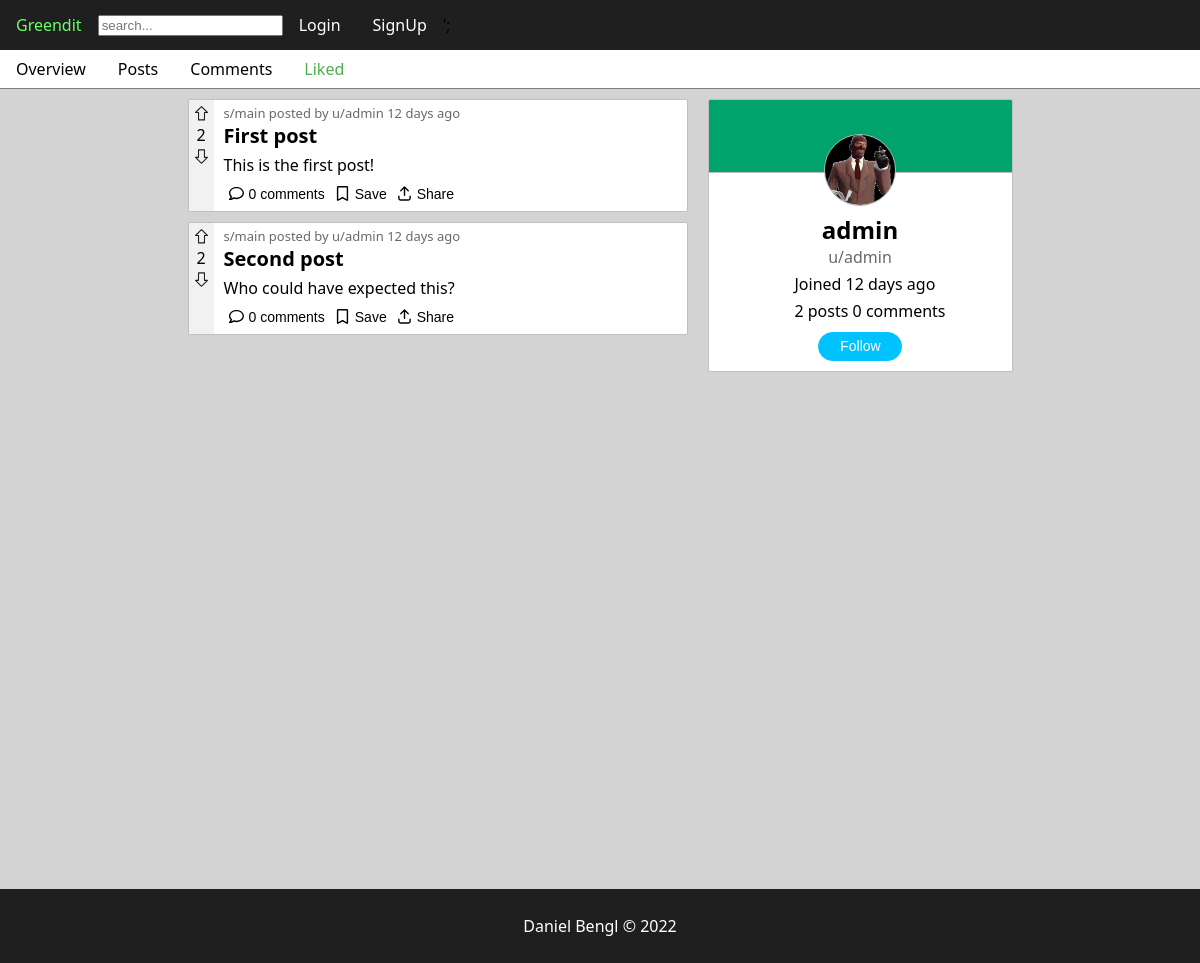
Screenshot of /users/admin/liked with the database file from the repository.
### tables this page shows
create table if not exists users (
    user_id int not null auto_increment,
    email varchar(45) null default null,
    username varchar(45) not null,
    password varchar(256) not null,
    created_at datetime not null default current_timestamp,
    primary key (user_id)
);

create table if not exists post_likes (
    like_id int not null auto_increment,
    user_id int not null,
    post_id int not null,
    primary key (like_id),
    index fk_likes_posts1_idx (post_id asc) visible,
    index fk_likes_users1_idx (user_id asc) visible,
    constraint fk_likes_posts1 foreign key (post_id) references posts (post_id) on delete cascade,
    constraint fk_likes_users1 foreign key (user_id) references users (user_id) on delete cascade
);

create table if not exists posts (
    post_id int not null auto_increment,
    title varchar(45) not null,
    content text,
    hash varchar(6) not null,
    user_id int not null,
    community_id int not null,
    status enum('public','draft','removed') not null,
    created_at datetime not null default current_timestamp,
    primary key (post_id),
    index fk_posts_users (user_id asc) visible,
    index fk_community1_idx (community_id asc) visible,
    constraint fk_posts_users foreign key (user_id) references users (user_id),
    constraint fk_community1 foreign key (community_id) references communities (community_id) on delete cascade
);

### require/db_connect.php (called while the page is built, shortened)
<?php
$conn = new mysqli('127.0.0.1', 'root', '', 'greendit');
function query($sql) {
    global $conn;
    $result = $conn->query($sql);
    return $result->fetch_all(MYSQLI_ASSOC);
}
function rows($sql) {
    global $conn;
    $result = $conn->query($sql);
    return $result->num_rows;
}
function row($sql) {
    global $conn;
    $result = $conn->query($sql);
    return $result->fetch_assoc();
}

### user.php (the view, shortened to what this page needs)
<?php require('require/header.php'); ?>
<?php
    require_once 'require/feed.php';
    require_once 'require/db_connect.php';
    $user = row('select * from users where username = "'.$_GET['name'].'"');
    $tabs = array('overview','posts','comments','liked');
    $tab_index = isset($_GET['tab']) ? array_search($_GET['tab'],$tabs) : 0;
    function active($index) {
        global $tab_index;
        if ($index == $tab_index) {
            return ' class="active" ';
        }
        return ' ';
    }
    $username = $user['username'];
    echo '
    <nav class="tabbs">
        <a'.active(0).'href="users/'.$username.'/overview">Overview</a>
        <a'.active(1).'href="users/'.$username.'/posts">Posts</a>
        <a'.active(2).'href="users/'.$username.'/comments">Comments</a>
        <a'.active(3).'href="users/'.$username.'/liked">Liked</a>
    </nav>';
    $date = $user['created_at'];
    $datediff = time() - strtotime($date);
    $date = round($datediff / (60 * 60 * 24));
    $posts = rows('select * from posts where user_id = '.$user['user_id']);
    $comments = rows('select * from comments where user_id = '.$user['user_id']);
    $user_url = 'users/'.$username;
    $user_id = $user['user_id'];
    $follow_active = false;
    $pfp = '<img src="resources/pfps/'.$username.'.png" alt="'.$username.'" class="pfp large edit">';
        $followers = query('
        select follower_id,users.username from followers
        inner join users on users.user_id = followers.follower_id
        where followers.user_id = '.$user_id);
        if (!$followers) {
            $followers_article = '';
        }
    echo '
        <main class="multicol">
        <aside>
            <article class="user titled">
                <section class="user__banner">
                    '.$pfp.'
                </section>
                <section class="user__main">
                    <h2>'.$username.'</h2>
                    <a href="'.$user_url.'">u/'.$username.'</a>
                </section>
                <section class="user__stats">
                    <p>Joined '.$date.' '.'days ago</p>
                    <a href="'.$user_url.'/posts">'.$posts.' '.'posts'.'</a>
                    <a href="'.$user_url.'/comments">'.$comments.' '.'comments'.' </a>
                </section>
                <button aria-label="follow" class="follow-btn'.activeClass($follow_active).'" data-username="'.$username.'"></button>
            </article>
            '.$followers_article.'
        </aside>
        <div id="feed" class="'.activeClass($tab_index == 1 || $tab_index == 2,'growing',false).'">
    ';
    if ($tab_index == 3) {
        $liked_posts = query('
            select * from post_likes
            inner join posts on posts.post_id = post_likes.post_id
            where post_likes.user_id = '.$user_id);
        foreach ($liked_posts as $post) {
            postHTML($post,true,true);
        }
    }
?>
</div>
</main>
<?php require('require/footer.php'); ?>

### require/feed.php (shortened to what this page needs)
<?php
if (!isset($conn)) require_once __DIR__ . '/db_connect.php';
function getPostData($post) {
    extract($post);
    $user = row('select * from users where user_id=' . $user_id);
    $community = row('select * from communities where community_id=' . $community_id);
    $media = query('select * from post_media where post_id=' . $post_id);
    $comments = rows('select * from comments where post_id=' . $post_id);
    $likes = rows('select * from post_likes where post_id=' . $post_id);
    $dislikes = rows('select * from post_dislikes where post_id=' . $post_id);
    $total_likes = $likes - $dislikes;
    $age = formatDate($created_at);
    $liked = $disliked = $saved = false;
    return array(
        'username' => $user['username'],
        'sub' => $community['shortname'],
        'removed' => $status == 'removed',
        'hash' => $hash,
        'title' => $title,
        'content' => $content,
        'media' => $media,
        'likes' => $total_likes,
        'comments' => $comments,
        'date' => $created_at,
        'age' => $age,
        'liked' => $liked,
        'disliked' => $disliked,
        'saved' => $saved
    );
}
function postHTML($post, $show_community = true, $show_user = true) {
    $post_data = getPostData($post);
    extract($post_data);
    $post_head = '<div class="head">';
    if ($show_community) {
        $post_head .= '<a href="subs/' . $sub . '">s/' . $sub . '</a>&nbsp;';
    }
    if ($show_user) {
        $post_head .= 'posted by
            <a href="users/' . $username . '">
            u/' . $username . '
            </a>';
    }
    $post_head .= $age . '</div>';
    echo '
        <article class="post" data-hash="' . $hash . '" data-sub="' . $sub . '">
            <section class="left">
                ' . arrow_wrapper($liked, $disliked, $likes, false, $removed) . '
            </section>
            <section class="right">
                ' . $post_head . '
                <h2>' . $title . '</h2>
                ' . $content . '
                ' . footerHTML($saved, $comments) . '
            </section>
        </article>
        ';
}
function activeClass($bool, $class = 'active', $whitespace = true) {
    return '';
}
function arrow_wrapper($liked = false, $disliked = false, $count = 0, $horizontal = false, $disabled = false) {
    return '
        <section class="arrow-wrapper' . activeClass($horizontal, 'horizontal') . '">
            <button aria-label="upvote" name="upvote-btn" name="upvote" class="upvote' . activeClass($liked) . '" ' . activeClass($disabled, 'disabled') . '>
                ' . file_get_contents(__DIR__ . '/../resources/upvote.svg') . '
            </button>
            <span class="like-count">
                ' . $count . '
            </span>
            <button aria-label="downvote" name="downvote-btn" name="downvote" class="downvote' . activeClass($disliked) . '" ' . activeClass($disabled, 'disabled') . '>
                ' . file_get_contents(__DIR__ . '/../resources/upvote.svg') . '
            </button>
        </section>
        ';
}
function footerHTML($saved, $comments) {
    return '
            <section class="footer">
                <button aria-label="comment" name="comment-btn" class="comment-btn">
                    ' . file_get_contents(__DIR__ . '/../resources/icons/comment.svg') . '
                    ' . $comments . ' comments
                </button>
                <button aria-label="save" name="save-btn" class="save-btn' . activeClass($saved) . '">
                    ' . file_get_contents(__DIR__ . '/../resources/icons/bookmark.svg') . '
                </button>
                <button aria-label="share" name="share-btn" class="share-btn">
                    ' . file_get_contents(__DIR__ . '/../resources/icons/share.svg') . '
                    Share
                </button>
            </section>
        ';
}

### rows the page displays
users: username (picture), username "admin", created_at "12"
post_likes: post.title "First post", post.content "This is the first post!"
post_likes: post.title "Second post", post.content "Who could have expected this?"

### other values shown
$posts "2"
$comments "0"
